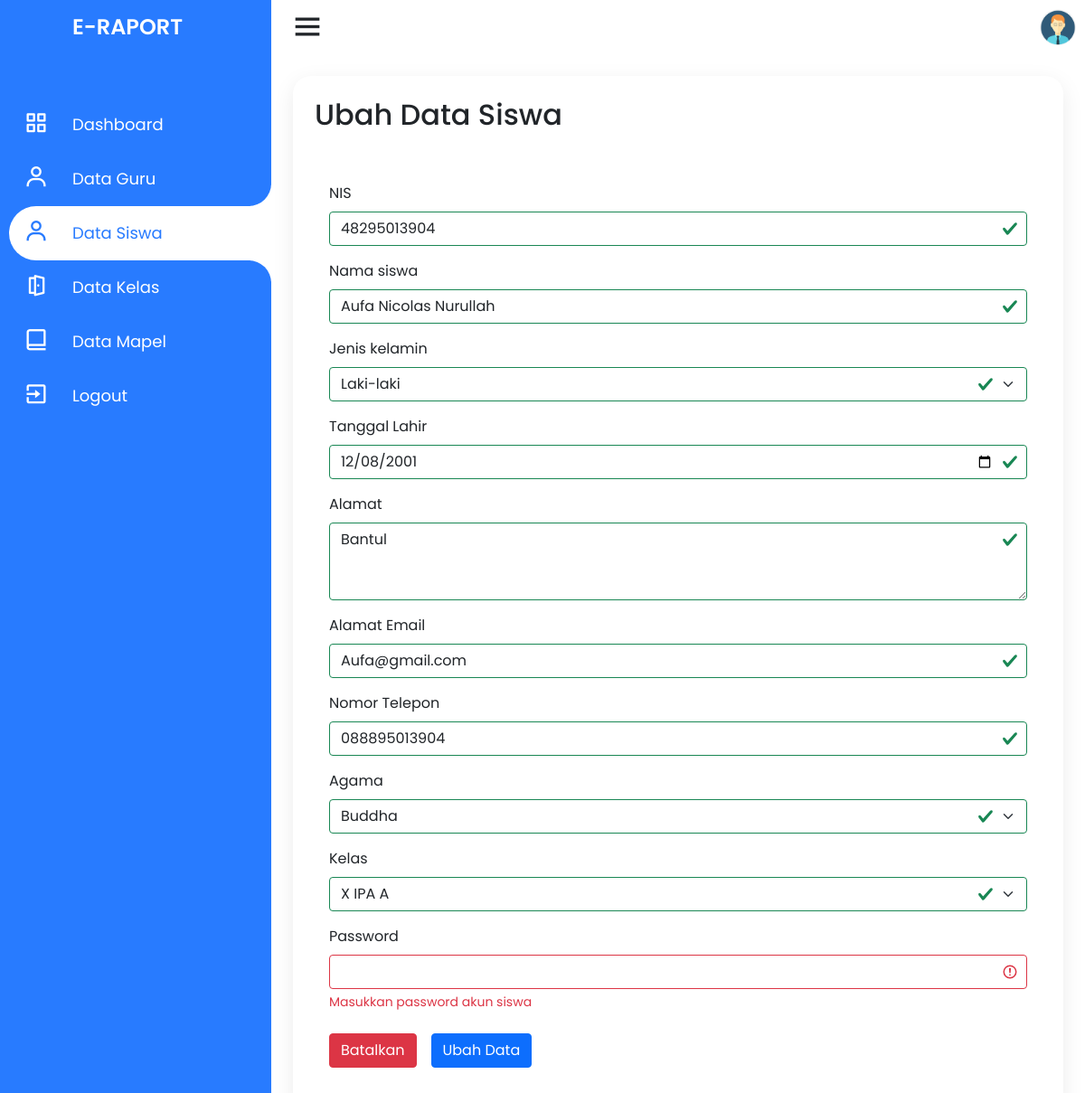
Page /admin/ubah-data-siswa.php?id=48295013904 (signed in) on the committed database.
### tables this page shows
CREATE TABLE `siswa` (
  `nis` varchar(11) NOT NULL,
  `nama_siswa` varchar(50) NOT NULL,
  `jenis_kelamin` enum('Laki-laki','Perempuan') NOT NULL,
  `alamat` text NOT NULL,
  `email` varchar(50) NOT NULL,
  `no_telp` varchar(14) NOT NULL,
  `agama` enum('Islam','Kristen','Katolik','Hindu','Buddha','Konghuchu') NOT NULL,
  `id_kelas` int(11) NOT NULL,
  `tanggal_lahir` date NOT NULL,
  `password` varchar(255) NOT NULL,
  PRIMARY KEY (`nis`),
  KEY `siswa_ibfk_1` (`id_kelas`),
  CONSTRAINT `siswa_ibfk_1` FOREIGN KEY (`id_kelas`) REFERENCES `kelas` (`id_kelas`) ON DELETE CASCADE ON UPDATE CASCADE
);

### admin/ubah-data-siswa.php (the view, shortened to what this page needs)
<?php
require_once dirname(__FILE__) . '/../connection.php';
$login_as = $_SESSION['login_as'];
?>
<!DOCTYPE html>
<html lang="en" dir="ltr">
<head>
    <link rel="stylesheet" href="style.css">
    <link href='https://unpkg.com/boxicons@2.0.7/css/boxicons.min.css' rel='stylesheet'>
    <link href="https://cdn.jsdelivr.net/npm/bootstrap@5.1.3/dist/css/bootstrap.min.css" rel="stylesheet">
    <link rel="stylesheet" href="../assets/css/style.css">
</head>
<body>
    <div class="container">
        <div class="navigation">
            <ul>
                <li>
                    <a href="#">
                        <span class="icon"></span>
                        <h1 class="title">E-Raport</h1>
                    </a>
                </li>
                <li>
                    <a href="../index">
                        <span class="icon"><i class='bx bx-grid-alt'></i></span>
                        <span class="title">Dashboard</span>
                    </a>
                </li>
                <li>
                    <a href="data-guru">
                        <span class="icon"><i class='bx bx-user'></i></span>
                        <span class="title">Data Guru</span>
                    </a>
                </li>
                <li class="hovered">
                    <a href="data-siswa">
                        <span class="icon"><i class='bx bx-user'></i></span>
                        <span class="title">Data Siswa</span>
                    </a>
                </li>
                <li>
                    <a href="data-kelas">
                        <span class="icon"><i class='bx bx-door-open'></i></span>
                        <span class="title">Data Kelas</span>
                    </a>
                </li>
                <li>
                    <a href="data-mapel">
                        <span class="icon"><i class='bx bx-book-alt'></i></span>
                        <span class="title">Data Mapel</span>
                    </a>
                </li>
                <li>
                    <a href="../logout">
                        <span class="icon"><i class='bx bx-exit'></i></span>
                        <span class="title">Logout</span>
                    </a>
                </li>
            </ul>
        </div>
    </div>
    <div class="main">
        <div class="topbar">
            <div class="toggle">
                <i class='bx bx-menu'></i>
            </div>
            <div class="user">
                                <?php
                if ($login_as == "siswa") {
                    $pp = "../assets/img/pp/std.png";
                } elseif ($login_as == "guru") {
                    $pp = "../assets/img/pp/guru.png";
                } elseif ($login_as == "admin") {
                    $pp = "../assets/img/pp/admin.png";
                }
                ?>
                <img src="<?php echo $pp; ?>" alt="user">
            </div>
        </div>
        <div class="konten">
            <h2 class="konten_title">
                Ubah Data Siswa
            </h2>
            <div class="konten_isi">
                <?php
                $siswaid = $_GET['id'];
                $result_siswa = $conn->query("SELECT * FROM siswa WHERE nis = $siswaid LIMIT 1");
                if ($result_siswa && $result_siswa->num_rows > 0) {
                    while ($row = $result_siswa->fetch_assoc()) {
                ?>
                        <form action="../controller/action_siswa" method="post" class="konten_ubah_nilai was-validated">
                            <div class="mb-3">
                                <label for="nisSiswa" class="form-label">NIS</label>
                                <input type="text" name="nis" class="form-control" id="nisSiswa" required value="<?php echo $row['nis']; ?>">
                            </div>
                            <div class="mb-3">
                                <label for="namaSiswa" class="form-label">Nama siswa</label>
                                <input type="text" name="nama" class="form-control" id="namaSiswa" required value="<?php echo $row['nama_siswa']; ?>">
                            </div>
                            <div class="mb-3">
                                <label for="jkSiswa" class="form-label">Jenis kelamin</label>
                                <select name="jenkel" class="form-select" id="jkSiswa" required value="<?php echo $row['jenis_kelamin']; ?>">
                                    <option value="Laki-laki" selected>Laki-laki</option>
                                </select>
                            </div>
                            <div class="mb-3">
                                <label for="tanggalLahirSiswa" class="form-label">Tanggal Lahir</label>
                                <input type="date" name="tanggallahir" class="form-control" id="tanggalLahirSiswa" required value="<?php echo $row['tanggal_lahir']; ?>">
                            </div>
                            <div class="mb-3">
                                <label for="alamatSiswa" class="form-label">Alamat</label>
                                <textarea class="form-control" name="alamat" id="alamatSiswa" rows="3" required><?php echo $row['alamat']; ?></textarea>
                            </div>
                            <div class="mb-3">
                                <label for="emailSiswa" class="form-label">Alamat Email</label>
                                <input type="email" name="email" class="form-control" id="emailSiswa" placeholder="name@example.com" required value="<?php echo $row['email']; ?>">
                            </div>
                            <div class="mb-3">
                                <label for="noTelpSiswa" class="form-label">Nomor Telepon</label>
                                <input type="number" name="telepon" class="form-control" id="noTelpSiswa" placeholder="08123456789" required value="<?php echo $row['no_telp']; ?>">
                            </div>
                            <div class="mb-3">
                                <label for="agamaSiswa" class="form-label">Agama</label>
                                <select name="agama" class="form-select" id="agamaSiswa" required value="<?php echo $row['agama']; ?>">
                                    <option value="Buddha" selected>Buddha</option>
                                </select>
                            </div>
                            <div class="mb-3">
                                <label for="kelasSiswa" class="form-label">Kelas</label>
                                <select name="kelas" class="form-select" id="kelasSiswa" required value="<?php echo $row['id_kelas']; ?>">
                                    <?php
                                    $result_kelas = $conn->query("SELECT * FROM kelas");
                                    if ($result_kelas && $result_kelas->num_rows > 0) {
                                        while ($row = $result_kelas->fetch_assoc()) {
                                            echo "
                                    <option value='${row['id_kelas']}'>${row['nama_kelas']}</option>
                                ";
                                        }
                                    }
                                    ?>
                                </select>
                            </div>
                            <div class="mb-3">
                                <label for="passwordSiswa" class="form-label">Password</label>
                                <input type="password" name="passsiswa" class="form-control" id="passwordSiswa" required>
                                <div class="invalid-feedback">
                                    Masukkan password akun siswa
                                </div>
                            </div>
                            <div class="konten_ubah_nilai_opsi">
                                <button onclick="window.location.replace('../admin/data-siswa'); return false;" type="button" class="btn btn-danger">Batalkan</button>
                                <button type="submit" name="ubah-siswa" class="btn btn-primary">Ubah Data</button>
                            </div>
                        </form>
                <?php
                    }
                }
                ?>
            </div>
        </div>
    </div>
</body>
</html>

### assets/css/style.css (style rules this page uses)
* { margin: 0; padding: 0; box-sizing: border-box; font-family: 'Poppins', sans-serif; }
dl, ol, ul { padding: 0; margin: 0; }
:root { --blue: #287bff; --white: #fff; --grey: #f5f5f5; --black1: #222; --black2: #999; --pad-sm: 8px; --pad-md: 16px; --pad-lg: 24px; --pad-xl: 32px; --pad-xxl: 64px; }
body { min-height: 100vh; overflow-x: hidden; }
.container { position: relative; width: 100%; max-width: none; }
.navigation { left: 0; position: fixed; width: 300px; height: 100%; background: var(--blue); border-left: 10px solid var(--blue); transition: .5s; overflow: hidden; padding: 0; margin: 0; }
.navigation ul { position: absolute; top: 0; left: 0; width: 100%; }
.navigation ul li { position: relative; width: 100%; list-style: none; border-top-left-radius: 30px; border-bottom-left-radius: 30px; }
.navigation ul li:hover, .navigation ul li.hovered { background: var(--white); }
.navigation ul li:nth-child(1) { margin-bottom: 40px; pointer-events: none; }
.navigation ul li a { position: relative; display: block; width: 100%; display: flex; text-decoration: none; color: var(--white); }
.navigation ul li:hover a, .navigation ul li.hovered a { color: var(--blue); }
.navigation ul li a .icon { position: relative; display: block; min-width: 60px; height: 60px; line-height: 70px; text-align: center; }
.navigation ul li a .icon .bx { font-size: 1.75em; }
.navigation ul li a .title { position: relative; display: block; padding: 0 10px; height: 60px; line-height: 60px; text-align: start; white-space: nowrap; font-size: 18px; }
.navigation ul li h1 { text-transform: uppercase; font-weight: 600; font-size: 24px !important; }
.navigation ul li:hover a::before, .navigation ul li.hovered a::before { content: ''; position: absolute; right: 0; top: -50px; width: 50px; height: 50px; border-radius: 50%; box-shadow: 35px 35px 0 10px var(--white); pointer-events: none; }
.navigation ul li:hover a::after, .navigation ul li.hovered a::after { content: ''; position: absolute; right: 0; bottom: -50px; width: 50px; height: 50px; border-radius: 50%; box-shadow: 35px -35px 0 10px var(--white); pointer-events: none; }
.main { position: absolute; width: calc(100% - 300px); left: 300px; min-height: 100vh; background: var(--white); transition: .5s; }
.topbar { width: 100%; height: 60px; display: flex; justify-content: space-between; align-items: center; padding: 0 10px; }
.toggle { position: relative; width: 60px; height: 60px; display: flex; justify-content: center; align-items: center; font-size: 2.5em; cursor: pointer; }
.user { position: relative; width: 40px; height: 40px; border-radius: 50%; overflow: hidden; cursor: pointer; }
.user img { position: absolute; top: 0; left: 0; width: 100%; height: auto; object-fit: cover; }
.konten { display: block; padding: var(--pad-lg); margin: var(--pad-lg); position: relative; background: var(--white); border-radius: 20px; box-shadow: 0 7px 25px rgba(0, 0, 0, 0.08); border: none; overflow: hidden; }
.konten .konten_isi { overflow: hidden; padding: var(--pad-sm); }
.konten .konten_title, .konten .konten_isi .konten_pengaturan, .konten .konten_isi .konten_table, .konten .konten_isi .konten_nav { margin-bottom: var(--pad-lg); }
.konten .konten_ubah_nilai { margin: var(--pad-lg) var(--pad-sm); }
.konten .konten_ubah_nilai .konten_ubah_nilai_opsi { display: flex; margin-top: var(--pad-lg); }
.konten .konten_ubah_nilai button { margin-right: var(--pad-md); }

### rows in the picture
siswa: nis "48295013904", nama "Aufa Nicolas Nurullah", jenkel "Laki-laki", tanggallahir "12/08/2001", alamat "Bantul", email "Aufa@gmail.com", telepon "088895013904", agama "Buddha"

### other values in the picture
form field kelas "X IPA A"
